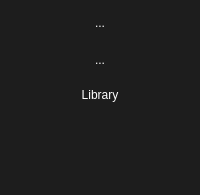
        <widget class="QFrame" name="sideBar">
         <property name="sizePolicy">
          <sizepolicy hsizetype="Preferred" vsizetype="Expanding">
           <horstretch>0</horstretch>
           <verstretch>0</verstretch>
          </sizepolicy>
         </property>
         <property name="palette">
          <palette>
           <active>
            <colorrole role="Button">
             <brush brushstyle="SolidPattern">
              <color alpha="255">
               <red>29</red>
               <green>29</green>
               <blue>29</blue>
              </color>
             </brush>
            </colorrole>
            <colorrole role="Base">
             <brush brushstyle="SolidPattern">
              <color alpha="255">
               <red>29</red>
               <green>29</green>
               <blue>29</blue>
              </color>
             </brush>
            </colorrole>
            <colorrole role="Window">
             <brush brushstyle="SolidPattern">
              <color alpha="255">
               <red>29</red>
               <green>29</green>
               <blue>29</blue>
              </color>
             </brush>
            </colorrole>
           </active>
           <inactive>
            <colorrole role="Button">
             <brush brushstyle="SolidPattern">
              <color alpha="255">
               <red>29</red>
               <green>29</green>
               <blue>29</blue>
              </color>
             </brush>
            </colorrole>
            <colorrole role="Base">
             <brush brushstyle="SolidPattern">
              <color alpha="255">
               <red>29</red>
               <green>29</green>
               <blue>29</blue>
              </color>
             </brush>
            </colorrole>
            <colorrole role="Window">
             <brush brushstyle="SolidPattern">
              <color alpha="255">
               <red>29</red>
               <green>29</green>
               <blue>29</blue>
              </color>
             </brush>
            </colorrole>
           </inactive>
           <disabled>
            <colorrole role="Button">
             <brush brushstyle="SolidPattern">
              <color alpha="255">
               <red>29</red>
               <green>29</green>
               <blue>29</blue>
              </color>
             </brush>
            </colorrole>
            <colorrole role="Base">
             <brush brushstyle="SolidPattern">
              <color alpha="255">
               <red>29</red>
               <green>29</green>
               <blue>29</blue>
              </color>
             </brush>
            </colorrole>
            <colorrole role="Window">
             <brush brushstyle="SolidPattern">
              <color alpha="255">
               <red>29</red>
               <green>29</green>
               <blue>29</blue>
              </color>
             </brush>
            </colorrole>
           </disabled>
          </palette>
         </property>
         <property name="autoFillBackground">
          <bool>false</bool>
         </property>
         <property name="styleSheet">
          <string notr="true">QFrame {
	background: #1D1D1D;
	border: transparent;
	border-radius: 4px;
}

QToolButton {
	padding: 6px;
    background: transparent;
    border: transparent;
	border-radius: 4px;
    color: white;
}

QToolButton:hover {
	padding: 3px;
    background: rgba(255,255,255,0.1);
}
</string>
         </property>
         <property name="frameShape">
          <enum>QFrame::Shape::NoFrame</enum>
         </property>
         <property name="frameShadow">
          <enum>QFrame::Shadow::Sunken</enum>
         </property>
         <layout class="QVBoxLayout" name="verticalLayout_2" stretch="1,1,1,7">
          <property name="spacing">
           <number>6</number>
          </property>
          <property name="leftMargin">
           <number>6</number>
          </property>
          <property name="topMargin">
           <number>6</number>
          </property>
          <property name="rightMargin">
           <number>6</number>
          </property>
          <property name="bottomMargin">
           <number>6</number>
          </property>
          <item>
           <widget class="QToolButton" name="homeButton">
            <property name="sizePolicy">
             <sizepolicy hsizetype="Expanding" vsizetype="Expanding">
              <horstretch>0</horstretch>
              <verstretch>0</verstretch>
             </sizepolicy>
            </property>
            <property name="sizeIncrement">
             <size>
              <width>0</width>
              <height>0</height>
             </size>
            </property>
            <property name="palette">
             <palette>
              <active>
               <colorrole role="WindowText">
                <brush brushstyle="SolidPattern">
                 <color alpha="255">
                  <red>255</red>
                  <green>255</green>
                  <blue>255</blue>
                 </color>
                </brush>
               </colorrole>
               <colorrole role="Button">
                <brush brushstyle="SolidPattern">
                 <color alpha="0">
                  <red>0</red>
                  <green>0</green>
                  <blue>0</blue>
                 </color>
                </brush>
               </colorrole>
               <colorrole role="Text">
                <brush brushstyle="SolidPattern">
                 <color alpha="255">
                  <red>255</red>
                  <green>255</green>
                  <blue>255</blue>
                 </color>
                </brush>
               </colorrole>
               <colorrole role="ButtonText">
                <brush brushstyle="SolidPattern">
                 <color alpha="255">
                  <red>255</red>
                  <green>255</green>
                  <blue>255</blue>
                 </color>
                </brush>
               </colorrole>
               <colorrole role="Base">
                <brush brushstyle="SolidPattern">
                 <color alpha="0">
                  <red>0</red>
                  <green>0</green>
                  <blue>0</blue>
                 </color>
                </brush>
               </colorrole>
               <colorrole role="Window">
                <brush brushstyle="SolidPattern">
                 <color alpha="0">
                  <red>0</red>
                  <green>0</green>
                  <blue>0</blue>
                 </color>
                </brush>
               </colorrole>
               <colorrole role="Shadow">
                <brush brushstyle="SolidPattern">
                 <color alpha="0">
                  <red>0</red>
                  <green>0</green>
                  <blue>0</blue>
                 </color>
                </brush>
               </colorrole>
               <colorrole role="Highlight">
                <brush brushstyle="SolidPattern">
                 <color alpha="255">
                  <red>0</red>
                  <green>0</green>
                  <blue>0</blue>
                 </color>
                </brush>
               </colorrole>
               <colorrole role="PlaceholderText">
                <brush brushstyle="SolidPattern">
                 <color alpha="128">
                  <red>255</red>
                  <green>255</green>
                  <blue>255</blue>
                 </color>
                </brush>
               </colorrole>
              </active>
              <inactive>
               <colorrole role="WindowText">
                <brush brushstyle="SolidPattern">
                 <color alpha="255">
                  <red>255</red>
                  <green>255</green>
                  <blue>255</blue>
                 </color>
                </brush>
               </colorrole>
               <colorrole role="Button">
                <brush brushstyle="SolidPattern">
                 <color alpha="0">
                  <red>0</red>
                  <green>0</green>
                  <blue>0</blue>
                 </color>
                </brush>
               </colorrole>
               <colorrole role="Text">
                <brush brushstyle="SolidPattern">
                 <color alpha="255">
                  <red>255</red>
                  <green>255</green>
                  <blue>255</blue>
                 </color>
                </brush>
               </colorrole>
               <colorrole role="ButtonText">
                <brush brushstyle="SolidPattern">
                 <color alpha="255">
                  <red>255</red>
                  <green>255</green>
                  <blue>255</blue>
                 </color>
                </brush>
               </colorrole>
               <colorrole role="Base">
                <brush brushstyle="SolidPattern">
                 <color alpha="0">
                  <red>0</red>
                  <green>0</green>
                  <blue>0</blue>
                 </color>
                </brush>
               </colorrole>
               <colorrole role="Window">
                <brush brushstyle="SolidPattern">
                 <color alpha="0">
                  <red>0</red>
                  <green>0</green>
                  <blue>0</blue>
                 </color>
                </brush>
               </colorrole>
               <colorrole role="Shadow">
                <brush brushstyle="SolidPattern">
                 <color alpha="0">
                  <red>0</red>
                  <green>0</green>
                  <blue>0</blue>
                 </color>
                </brush>
               </colorrole>
               <colorrole role="Highlight">
                <brush brushstyle="SolidPattern">
                 <color alpha="255">
                  <red>0</red>
                  <green>0</green>
                  <blue>0</blue>
                 </color>
                </brush>
               </colorrole>
               <colorrole role="PlaceholderText">
                <brush brushstyle="SolidPattern">
                 <color alpha="128">
                  <red>255</red>
                  <green>255</green>
                  <blue>255</blue>
                 </color>
                </brush>
               </colorrole>
              </inactive>
              <disabled>
               <colorrole role="WindowText">
                <brush brushstyle="SolidPattern">
                 <color alpha="255">
                  <red>255</red>
                  <green>255</green>
                  <blue>255</blue>
                 </color>
                </brush>
               </colorrole>
               <colorrole role="Button">
                <brush brushstyle="SolidPattern">
                 <color alpha="0">
                  <red>0</red>
                  <green>0</green>
                  <blue>0</blue>
                 </color>
                </brush>
               </colorrole>
               <colorrole role="Text">
                <brush brushstyle="SolidPattern">
                 <color alpha="255">
                  <red>255</red>
                  <green>255</green>
                  <blue>255</blue>
                 </color>
                </brush>
               </colorrole>
               <colorrole role="ButtonText">
                <brush brushstyle="SolidPattern">
                 <color alpha="255">
                  <red>255</red>
                  <green>255</green>
                  <blue>255</blue>
                 </color>
                </brush>
               </colorrole>
               <colorrole role="Base">
                <brush brushstyle="SolidPattern">
                 <color alpha="0">
                  <red>0</red>
                  <green>0</green>
                  <blue>0</blue>
                 </color>
                </brush>
               </colorrole>
               <colorrole role="Window">
                <brush brushstyle="SolidPattern">
                 <color alpha="0">
                  <red>0</red>
                  <green>0</green>
                  <blue>0</blue>
                 </color>
                </brush>
               </colorrole>
               <colorrole role="Shadow">
                <brush brushstyle="SolidPattern">
                 <color alpha="0">
                  <red>0</red>
                  <green>0</green>
                  <blue>0</blue>
                 </color>
                </brush>
               </colorrole>
               <colorrole role="PlaceholderText">
                <brush brushstyle="SolidPattern">
                 <color alpha="128">
                  <red>255</red>
                  <green>255</green>
                  <blue>255</blue>
                 </color>
                </brush>
               </colorrole>
              </disabled>
             </palette>
            </property>
            <property name="acceptDrops">
             <bool>true</bool>
            </property>
            <property name="autoFillBackground">
             <bool>false</bool>
            </property>
            <property name="styleSheet">
             <string notr="true">QToolButton {
    background: transparent;
    border: none;
    color: white;
    padding: 8px;
}

QToolButton:hover {
    background: rgba(255,255,255,0.1);
}
</string>
            </property>
            <property name="text">
             <string>...</string>
            </property>
            <property name="icon">
             <iconset resource="icons.qrc">
              <normaloff>:/icons/Assets/Icons/home.svg</normaloff>
              <normalon>:/icons/Assets/Icons/home-on.svg</normalon>:/icons/Assets/Icons/home.svg</iconset>
            </property>
            <property name="iconSize">
             <size>
              <width>25</width>
              <height>25</height>
             </size>
            </property>
            <property name="checkable">
             <bool>true</bool>
            </property>
            <property name="checked">
             <bool>true</bool>
            </property>
            <property name="autoExclusive">
             <bool>true</bool>
            </property>
            <property name="autoRaise">
             <bool>true</bool>
            </property>
           </widget>
          </item>
          <item>
           <widget class="QToolButton" name="searchButton">
            <property name="sizePolicy">
             <sizepolicy hsizetype="Expanding" vsizetype="Expanding">
              <horstretch>0</horstretch>
              <verstretch>0</verstretch>
             </sizepolicy>
            </property>
            <property name="sizeIncrement">
             <size>
              <width>0</width>
              <height>0</height>
             </size>
            </property>
            <property name="palette">
             <palette>
              <active>
               <colorrole role="WindowText">
                <brush brushstyle="SolidPattern">
                 <color alpha="255">
                  <red>255</red>
                  <green>255</green>
                  <blue>255</blue>
                 </color>
                </brush>
               </colorrole>
               <colorrole role="Button">
                <brush brushstyle="SolidPattern">
                 <color alpha="0">
                  <red>0</red>
                  <green>0</green>
                  <blue>0</blue>
                 </color>
                </brush>
               </colorrole>
               <colorrole role="Text">
                <brush brushstyle="SolidPattern">
                 <color alpha="255">
                  <red>255</red>
                  <green>255</green>
                  <blue>255</blue>
                 </color>
                </brush>
               </colorrole>
               <colorrole role="ButtonText">
                <brush brushstyle="SolidPattern">
                 <color alpha="255">
                  <red>255</red>
                  <green>255</green>
                  <blue>255</blue>
                 </color>
                </brush>
               </colorrole>
               <colorrole role="Base">
                <brush brushstyle="SolidPattern">
                 <color alpha="0">
                  <red>0</red>
                  <green>0</green>
                  <blue>0</blue>
                 </color>
                </brush>
               </colorrole>
               <colorrole role="Window">
                <brush brushstyle="SolidPattern">
                 <color alpha="0">
                  <red>0</red>
                  <green>0</green>
                  <blue>0</blue>
                 </color>
                </brush>
               </colorrole>
               <colorrole role="Shadow">
                <brush brushstyle="SolidPattern">
                 <color alpha="0">
                  <red>0</red>
                  <green>0</green>
                  <blue>0</blue>
                 </color>
                </brush>
               </colorrole>
               <colorrole role="Highlight">
                <brush brushstyle="SolidPattern">
                 <color alpha="255">
                  <red>0</red>
                  <green>0</green>
                  <blue>0</blue>
                 </color>
                </brush>
               </colorrole>
               <colorrole role="PlaceholderText">
                <brush brushstyle="SolidPattern">
                 <color alpha="128">
                  <red>255</red>
                  <green>255</green>
                  <blue>255</blue>
                 </color>
                </brush>
               </colorrole>
              </active>
              <inactive>
               <colorrole role="WindowText">
                <brush brushstyle="SolidPattern">
                 <color alpha="255">
                  <red>255</red>
                  <green>255</green>
                  <blue>255</blue>
                 </color>
                </brush>
               </colorrole>
               <colorrole role="Button">
                <brush brushstyle="SolidPattern">
                 <color alpha="0">
                  <red>0</red>
                  <green>0</green>
                  <blue>0</blue>
                 </color>
                </brush>
               </colorrole>
               <colorrole role="Text">
                <brush brushstyle="SolidPattern">
                 <color alpha="255">
                  <red>255</red>
                  <green>255</green>
                  <blue>255</blue>
                 </color>
                </brush>
               </colorrole>
               <colorrole role="ButtonText">
                <brush brushstyle="SolidPattern">
                 <color alpha="255">
                  <red>255</red>
                  <green>255</green>
                  <blue>255</blue>
                 </color>
                </brush>
               </colorrole>
               <colorrole role="Base">
                <brush brushstyle="SolidPattern">
                 <color alpha="0">
                  <red>0</red>
                  <green>0</green>
                  <blue>0</blue>
                 </color>
                </brush>
               </colorrole>
               <colorrole role="Window">
                <brush brushstyle="SolidPattern">
                 <color alpha="0">
                  <red>0</red>
                  <green>0</green>
                  <blue>0</blue>
                 </color>
                </brush>
               </colorrole>
               <colorrole role="Shadow">
                <brush brushstyle="SolidPattern">
                 <color alpha="0">
                  <red>0</red>
                  <green>0</green>
                  <blue>0</blue>
                 </color>
                </brush>
               </colorrole>
               <colorrole role="Highlight">
                <brush brushstyle="SolidPattern">
                 <color alpha="255">
                  <red>0</red>
                  <green>0</green>
                  <blue>0</blue>
                 </color>
                </brush>
               </colorrole>
               <colorrole role="PlaceholderText">
                <brush brushstyle="SolidPattern">
                 <color alpha="128">
                  <red>255</red>
                  <green>255</green>
                  <blue>255</blue>
                 </color>
                </brush>
               </colorrole>
              </inactive>
              <disabled>
               <colorrole role="WindowText">
                <brush brushstyle="SolidPattern">
                 <color alpha="255">
                  <red>255</red>
                  <green>255</green>
                  <blue>255</blue>
                 </color>
                </brush>
               </colorrole>
               <colorrole role="Button">
                <brush brushstyle="SolidPattern">
                 <color alpha="0">
                  <red>0</red>
                  <green>0</green>
                  <blue>0</blue>
                 </color>
                </brush>
               </colorrole>
               <colorrole role="Text">
                <brush brushstyle="SolidPattern">
                 <color alpha="255">
                  <red>255</red>
                  <green>255</green>
                  <blue>255</blue>
                 </color>
                </brush>
               </colorrole>
               <colorrole role="ButtonText">
                <brush brushstyle="SolidPattern">
                 <color alpha="255">
                  <red>255</red>
                  <green>255</green>
                  <blue>255</blue>
                 </color>
                </brush>
               </colorrole>
               <colorrole role="Base">
                <brush brushstyle="SolidPattern">
                 <color alpha="0">
                  <red>0</red>
                  <green>0</green>
                  <blue>0</blue>
                 </color>
                </brush>
               </colorrole>
               <colorrole role="Window">
                <brush brushstyle="SolidPattern">
                 <color alpha="0">
                  <red>0</red>
                  <green>0</green>
                  <blue>0</blue>
                 </color>
                </brush>
               </colorrole>
               <colorrole role="Shadow">
                <brush brushstyle="SolidPattern">
                 <color alpha="0">
                  <red>0</red>
                  <green>0</green>
                  <blue>0</blue>
                 </color>
                </brush>
               </colorrole>
               <colorrole role="PlaceholderText">
                <brush brushstyle="SolidPattern">
                 <color alpha="128">
                  <red>255</red>
                  <green>255</green>
                  <blue>255</blue>
                 </color>
                </brush>
               </colorrole>
              </disabled>
             </palette>
            </property>
            <property name="acceptDrops">
             <bool>true</bool>
            </property>
            <property name="autoFillBackground">
             <bool>false</bool>
            </property>
            <property name="text">
             <string>...</string>
            </property>
            <property name="icon">
             <iconset resource="icons.qrc">
              <normaloff>:/icons/Assets/Icons/search.svg</normaloff>
              <normalon>:/icons/Assets/Icons/search-on.svg</normalon>:/icons/Assets/Icons/search.svg</iconset>
            </property>
            <property name="iconSize">
             <size>
              <width>25</width>
              <height>25</height>
             </size>
            </property>
            <property name="checkable">
             <bool>true</bool>
            </property>
            <property name="autoExclusive">
             <bool>true</bool>
            </property>
            <property name="autoRaise">
             <bool>true</bool>
            </property>
           </widget>
          </item>
          <item>
           <widget class="QToolButton" name="libraryButton">
            <property name="sizePolicy">
             <sizepolicy hsizetype="Expanding" vsizetype="Expanding">
              <horstretch>0</horstretch>
              <verstretch>0</verstretch>
             </sizepolicy>
            </property>
            <property name="sizeIncrement">
             <size>
              <width>0</width>
              <height>0</height>
             </size>
            </property>
            <property name="palette">
             <palette>
              <active>
               <colorrole role="WindowText">
                <brush brushstyle="SolidPattern">
                 <color alpha="255">
                  <red>255</red>
                  <green>255</green>
                  <blue>255</blue>
                 </color>
                </brush>
               </colorrole>
               <colorrole role="Button">
                <brush brushstyle="SolidPattern">
                 <color alpha="0">
                  <red>0</red>
                  <green>0</green>
                  <blue>0</blue>
                 </color>
                </brush>
               </colorrole>
               <colorrole role="Text">
                <brush brushstyle="SolidPattern">
                 <color alpha="255">
                  <red>255</red>
                  <green>255</green>
                  <blue>255</blue>
                 </color>
                </brush>
               </colorrole>
               <colorrole role="ButtonText">
                <brush brushstyle="SolidPattern">
                 <color alpha="255">
                  <red>255</red>
                  <green>255</green>
                  <blue>255</blue>
                 </color>
                </brush>
               </colorrole>
               <colorrole role="Base">
                <brush brushstyle="SolidPattern">
                 <color alpha="0">
                  <red>0</red>
                  <green>0</green>
                  <blue>0</blue>
                 </color>
                </brush>
               </colorrole>
               <colorrole role="Window">
                <brush brushstyle="SolidPattern">
                 <color alpha="0">
                  <red>0</red>
                  <green>0</green>
                  <blue>0</blue>
                 </color>
                </brush>
               </colorrole>
               <colorrole role="Shadow">
                <brush brushstyle="SolidPattern">
                 <color alpha="0">
                  <red>0</red>
                  <green>0</green>
                  <blue>0</blue>
                 </color>
                </brush>
               </colorrole>
               <colorrole role="Highlight">
                <brush brushstyle="SolidPattern">
                 <color alpha="255">
                  <red>0</red>
                  <green>0</green>
                  <blue>0</blue>
                 </color>
                </brush>
               </colorrole>
               <colorrole role="PlaceholderText">
                <brush brushstyle="SolidPattern">
                 <color alpha="128">
                  <red>255</red>
                  <green>255</green>
                  <blue>255</blue>
                 </color>
                </brush>
               </colorrole>
              </active>
              <inactive>
               <colorrole role="WindowText">
                <brush brushstyle="SolidPattern">
                 <color alpha="255">
                  <red>255</red>
                  <green>255</green>
                  <blue>255</blue>
                 </color>
                </brush>
               </colorrole>
               <colorrole role="Button">
                <brush brushstyle="SolidPattern">
                 <color alpha="0">
                  <red>0</red>
                  <green>0</green>
                  <blue>0</blue>
                 </color>
                </brush>
               </colorrole>
               <colorrole role="Text">
                <brush brushstyle="SolidPattern">
                 <color alpha="255">
                  <red>255</red>
                  <green>255</green>
                  <blue>255</blue>
                 </color>
                </brush>
               </colorrole>
               <colorrole role="ButtonText">
                <brush brushstyle="SolidPattern">
                 <color alpha="255">
                  <red>255</red>
                  <green>255</green>
                  <blue>255</blue>
                 </color>
                </brush>
               </colorrole>
               <colorrole role="Base">
                <brush brushstyle="SolidPattern">
                 <color alpha="0">
                  <red>0</red>
                  <green>0</green>
                  <blue>0</blue>
                 </color>
                </brush>
               </colorrole>
               <colorrole role="Window">
                <brush brushstyle="SolidPattern">
                 <color alpha="0">
                  <red>0</red>
                  <green>0</green>
                  <blue>0</blue>
                 </color>
                </brush>
               </colorrole>
               <colorrole role="Shadow">
                <brush brushstyle="SolidPattern">
                 <color alpha="0">
                  <red>0</red>
                  <green>0</green>
                  <blue>0</blue>
                 </color>
                </brush>
               </colorrole>
               <colorrole role="Highlight">
                <brush brushstyle="SolidPattern">
                 <color alpha="255">
                  <red>0</red>
                  <green>0</green>
                  <blue>0</blue>
                 </color>
                </brush>
               </colorrole>
               <colorrole role="PlaceholderText">
                <brush brushstyle="SolidPattern">
                 <color alpha="128">
                  <red>255</red>
                  <green>255</green>
                  <blue>255</blue>
                 </color>
                </brush>
               </colorrole>
              </inactive>
              <disabled>
               <colorrole role="WindowText">
                <brush brushstyle="SolidPattern">
                 <color alpha="255">
                  <red>255</red>
                  <green>255</green>
                  <blue>255</blue>
                 </color>
                </brush>
               </colorrole>
               <colorrole role="Button">
                <brush brushstyle="SolidPattern">
                 <color alpha="0">
                  <red>0</red>
                  <green>0</green>
                  <blue>0</blue>
                 </color>
                </brush>
               </colorrole>
               <colorrole role="Text">
                <brush brushstyle="SolidPattern">
                 <color alpha="255">
                  <red>255</red>
                  <green>255</green>
                  <blue>255</blue>
                 </color>
                </brush>
               </colorrole>
               <colorrole role="ButtonText">
                <brush brushstyle="SolidPattern">
                 <color alpha="255">
                  <red>255</red>
                  <green>255</green>
                  <blue>255</blue>
                 </color>
                </brush>
               </colorrole>
               <colorrole role="Base">
                <brush brushstyle="SolidPattern">
                 <color alpha="0">
                  <red>0</red>
                  <green>0</green>
                  <blue>0</blue>
                 </color>
                </brush>
               </colorrole>
               <colorrole role="Window">
                <brush brushstyle="SolidPattern">
                 <color alpha="0">
                  <red>0</red>
                  <green>0</green>
                  <blue>0</blue>
                 </color>
                </brush>
               </colorrole>
               <colorrole role="Shadow">
                <brush brushstyle="SolidPattern">
                 <color alpha="0">
                  <red>0</red>
                  <green>0</green>
                  <blue>0</blue>
                 </color>
                </brush>
               </colorrole>
               <colorrole role="PlaceholderText">
                <brush brushstyle="SolidPattern">
                 <color alpha="128">
                  <red>255</red>
                  <green>255</green>
                  <blue>255</blue>
                 </color>
                </brush>
               </colorrole>
              </disabled>
             </palette>
            </property>
            <property name="acceptDrops">
             <bool>true</bool>
            </property>
            <property name="autoFillBackground">
             <bool>false</bool>
            </property>
            <property name="text">
             <string>Library</string>
            </property>
            <property name="icon">
             <iconset resource="icons.qrc">
              <normaloff>:/icons/Assets/Icons/library.svg</normaloff>
              <normalon>:/icons/Assets/Icons/library-on.svg</normalon>:/icons/Assets/Icons/library.svg</iconset>
            </property>
            <property name="iconSize">
             <size>
              <width>25</width>
              <height>25</height>
             </size>
            </property>
            <property name="checkable">
             <bool>true</bool>
            </property>
            <property name="checked">
             <bool>false</bool>
            </property>
            <property name="autoExclusive">
             <bool>true</bool>
            </property>
            <property name="toolButtonStyle">
             <enum>Qt::ToolButtonStyle::ToolButtonIconOnly</enum>
            </property>
            <property name="autoRaise">
             <bool>true</bool>
            </property>
            <property name="arrowType">
             <enum>Qt::ArrowType::NoArrow</enum>
            </property>
           </widget>
          </item>
          <item>
           <spacer name="verticalSpacer">
            <property name="orientation">
             <enum>Qt::Orientation::Vertical</enum>
            </property>
            <property name="sizeType">
             <enum>QSizePolicy::Policy::Expanding</enum>
            </property>
            <property name="sizeHint" stdset="0">
             <size>
              <width>20</width>
              <height>80</height>
             </size>
            </property>
           </spacer>
          </item>
         </layout>
        </widget>
